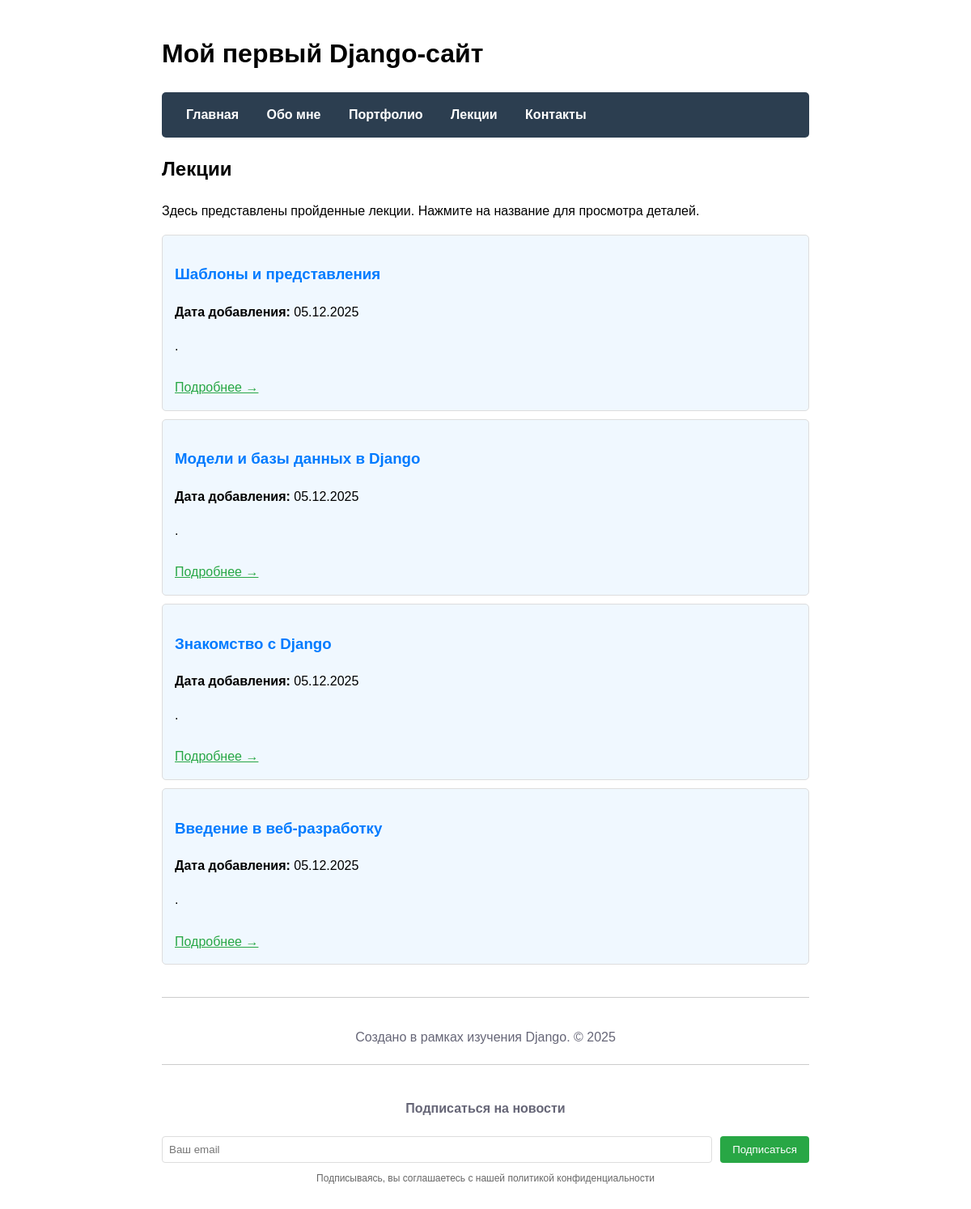
/lectures/, run on the app's committed database.
### main/models.py (models this page shows, shortened)
class Lecture(models.Model):
    title = models.CharField(max_length=200, verbose_name='Название лекции')
    description = models.TextField(verbose_name='Краткое описание')
    created_at = models.DateTimeField(auto_now_add=True, verbose_name='Дата создания')
    class Meta:
        verbose_name = 'Лекция'
        verbose_name_plural = 'Лекции'

### main/views.py (the view)
def lectures(request):
    lectures_list = Lecture.objects.all().order_by('-created_at')
    context = {
        'title': 'Лекции',
        'lectures': lectures_list
    }
    return render(request, 'main/lectures.html', context)

### main/templates/main/lectures.html
{% extends 'main/layout.html' %}
{% block content %}
<h2>{{ title }}</h2>
<p>Здесь представлены пройденные лекции. Нажмите на название для просмотра деталей.</p>
{% for lecture in lectures %}
<div class="lecture" style="border: 1px solid #ddd; padding: 15px; margin: 10px 0; border-radius: 5px; background: #f0f8ff;">
    <h3>
        <a href="{% url 'lecture_detail' lecture.id %}" style="text-decoration: none; color: #007bff;">
            {{ lecture.title }}
        </a>
    </h3>
    <p><strong>Дата добавления:</strong> {{ lecture.created_at|date:"d.m.Y" }}</p>
    <p>{{ lecture.description|truncatewords:30 }}</p>
    <a href="{% url 'lecture_detail' lecture.id %}" style="display: inline-block; margin-top: 10px; color: #28a745;">Подробнее →</a>
</div>
{% empty %}
<p>Лекций пока нет. Они скоро появятся!</p>
{% endfor %}
{% endblock %}

### main/templates/main/layout.html (style rules this page uses)
body { font-family: Arial, sans-serif; max-width: 800px; margin: 0 auto; padding: 20px; line-height: 1.6; }

### data on the page
Lecture: title "Шаблоны и представления", created_at "05.12.2025", description "."
Lecture: title "Модели и базы данных в Django", created_at "05.12.2025", description "."
Lecture: title "Знакомство с Django", created_at "05.12.2025", description "."
Lecture: title "Введение в веб-разработку", created_at "05.12.2025", description "."

### other printed values
{{ title }} "Лекции"
